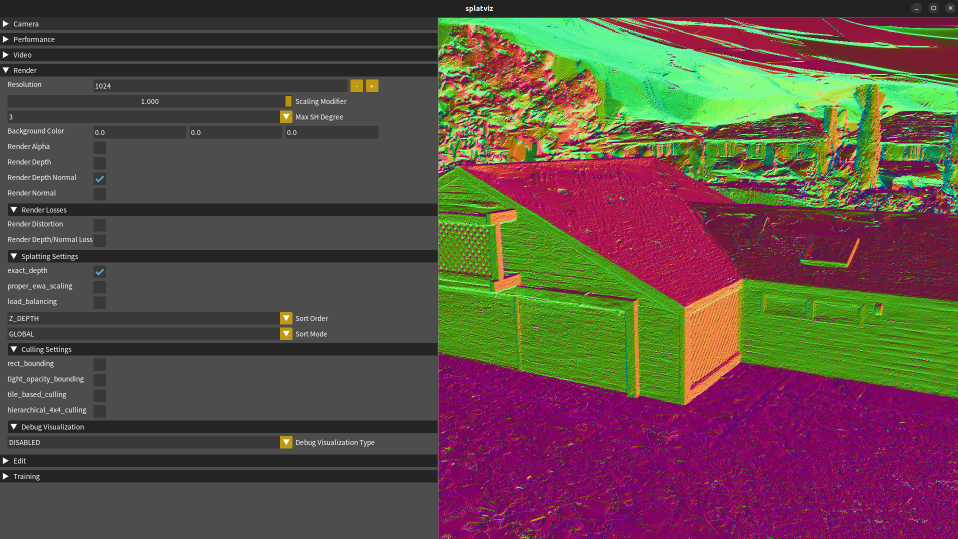
#> input picture SOF/assets/sofviz.png, 1916 x 1077 px (shown at 1/2 size)
$ python evaluate_sr_lr_delta_composition_v0.py --sr_dir ../assets --lr_dir ../assets --output_dir out
#> lines starting #> are read from the running program, lines starting #| are printed output that depends on the picture; after the words box and inside, x2 and y2 are one past the last pixel; in counts of white or black regions, pixels touching at a corner belong together
#!/usr/bin/env python3
from __future__ import annotations

import argparse
import csv
import json
import math
import shutil
from pathlib import Path
from typing import Dict, List, Optional, Sequence, Tuple

import numpy as np
from PIL import Image, ImageDraw
from tqdm import tqdm


IMAGE_EXTS = {".png", ".jpg", ".jpeg", ".webp"}
LUMA = np.asarray([0.2126, 0.7152, 0.0722], dtype=np.float32)


def _parse_args() -> argparse.Namespace:
    parser = argparse.ArgumentParser(
        description=(
            "Evaluate what an SR/VOSR prior adds over an LR/GS render: low-frequency drift, "
            "luma/chroma residuals, high-frequency energy, edge gain, and flat-region noise."
        )
    )
    parser.add_argument("--sr_dir", required=True)
    parser.add_argument("--lr_dir", required=True)
    parser.add_argument("--output_dir", required=True)
    parser.add_argument("--mask_dir", default="", help="Optional trust/edge mask directory.")
    parser.add_argument("--match_policy", default="order_if_needed", choices=["stem", "order", "order_if_needed"])
    parser.add_argument("--limit", type=int, default=0)
    parser.add_argument("--highpass_kernel", type=int, default=9)
    parser.add_argument("--lowpass_kernel", type=int, default=31)
    parser.add_argument("--mask_power", type=float, default=1.5)
    parser.add_argument("--edge_percentile", type=float, default=90.0)
    parser.add_argument("--flat_percentile", type=float, default=45.0)
    parser.add_argument("--debug_limit", type=int, default=12)
    parser.add_argument("--vis_clip", type=float, default=0.10)
    parser.add_argument("--overwrite", action="store_true")
    return parser.parse_args()


def _list_images(root: Path) -> List[Path]:
    if not root.is_dir():
        raise FileNotFoundError(f"Image directory not found: {root}")
    return sorted(p for p in root.iterdir() if p.is_file() and p.suffix.lower() in IMAGE_EXTS)


def _lookup(paths: Sequence[Path]) -> Dict[str, Path]:
    return {p.stem.lower(): p for p in paths}


def _resolve(paths: Sequence[Path], lookup: Dict[str, Path], ref: Path, index: int, policy: str) -> Optional[Path]:
    if policy in {"stem", "order_if_needed"}:
        found = lookup.get(ref.stem.lower())
        if found is not None:
            return found
        if policy == "stem":
            return None
    if policy in {"order", "order_if_needed"} and index < len(paths):
        return paths[index]
    return None


def _load_rgb(path: Path, size: Optional[Tuple[int, int]] = None) -> np.ndarray:
    image = Image.open(path).convert("RGB")
    if size is not None and image.size != size:
        image = image.resize(size, Image.BICUBIC)
    return np.asarray(image, dtype=np.float32) / 255.0


# [5 lines left out: function _load_gray, not called in this run]


def _box_blur_rgb(image: np.ndarray, kernel: int) -> np.ndarray:
    k = max(1, int(kernel))
    if k % 2 == 0:
        k += 1
    if k <= 1:
        return image.astype(np.float32, copy=True)
    pad = k // 2
    padded = np.pad(image.astype(np.float32), ((pad, pad), (pad, pad), (0, 0)), mode="reflect")
    integral = np.pad(padded, ((1, 0), (1, 0), (0, 0)), mode="constant").cumsum(axis=0).cumsum(axis=1)
    return (
        integral[k:, k:]
        - integral[:-k, k:]
        - integral[k:, :-k]
        + integral[:-k, :-k]
    ).astype(np.float32) / float(k * k)


def _box_blur_gray(image: np.ndarray, kernel: int) -> np.ndarray:
    return _box_blur_rgb(image[..., None], kernel)[..., 0]


def _luma(rgb: np.ndarray) -> np.ndarray:
    return np.sum(rgb.astype(np.float32) * LUMA[None, None, :], axis=2)


def _grad_mag(gray: np.ndarray) -> np.ndarray:
    gray = gray.astype(np.float32, copy=False)
    gx = np.zeros_like(gray, dtype=np.float32)
    gy = np.zeros_like(gray, dtype=np.float32)
    gx[:, 1:-1] = 0.5 * (gray[:, 2:] - gray[:, :-2])
    gx[:, 0] = gray[:, 1] - gray[:, 0]
    gx[:, -1] = gray[:, -1] - gray[:, -2]
    gy[1:-1, :] = 0.5 * (gray[2:, :] - gray[:-2, :])
    gy[0, :] = gray[1, :] - gray[0]
    gy[-1, :] = gray[-1, :] - gray[-2]
    return np.sqrt(gx * gx + gy * gy).astype(np.float32)


def _weighted_mean(value: np.ndarray, weight: np.ndarray) -> float:
    value = np.asarray(value, dtype=np.float32)
    weight = np.asarray(weight, dtype=np.float32)
    denom = float(weight.sum())
    if denom <= 1e-8:
        return float("nan")
    return float((value * weight).sum() / denom)


def _weighted_p(value: np.ndarray, weight: np.ndarray, percentile: float) -> float:
    value = np.asarray(value, dtype=np.float32).reshape(-1)
    weight = np.asarray(weight, dtype=np.float32).reshape(-1)
    keep = (weight > 1e-8) & np.isfinite(value)
    if int(keep.sum()) == 0:
        return float("nan")
    value = value[keep]
    weight = weight[keep]
    order = np.argsort(value, kind="stable")
    value = value[order]
    weight = weight[order]
    cdf = np.cumsum(weight)
    threshold = float(percentile) / 100.0 * float(cdf[-1])
    return float(value[min(int(np.searchsorted(cdf, threshold)), value.size - 1)])


def _corr(a: np.ndarray, b: np.ndarray, weight: np.ndarray) -> float:
    a = np.asarray(a, dtype=np.float32).reshape(-1)
    b = np.asarray(b, dtype=np.float32).reshape(-1)
    w = np.asarray(weight, dtype=np.float32).reshape(-1)
    keep = (w > 1e-8) & np.isfinite(a) & np.isfinite(b)
    if int(keep.sum()) < 4:
        return float("nan")
    a = a[keep]
    b = b[keep]
    w = w[keep]
    w = w / max(float(w.sum()), 1e-8)
    ma = float((a * w).sum())
    mb = float((b * w).sum())
    da = a - ma
    db = b - mb
    denom = float(np.sqrt((w * da * da).sum() * (w * db * db).sum()))
    if denom <= 1e-8:
        return float("nan")
    return float((w * da * db).sum() / denom)


def _rgb_delta_chroma(delta: np.ndarray) -> Tuple[np.ndarray, np.ndarray]:
    y = np.sum(delta * LUMA[None, None, :], axis=2)
    u = delta[..., 2] - y
    v = delta[..., 0] - y
    chroma = np.sqrt(0.5 * (u * u + v * v)).astype(np.float32)
    return y.astype(np.float32), chroma


def _abs_rgb_mean(delta: np.ndarray) -> np.ndarray:
    return np.abs(delta).mean(axis=2).astype(np.float32)


def _save_rgb(path: Path, value: np.ndarray) -> None:
    path.parent.mkdir(parents=True, exist_ok=True)
    value = np.clip(np.nan_to_num(value, nan=0.0, posinf=0.0, neginf=0.0), 0.0, 1.0)
    Image.fromarray((value * 255.0 + 0.5).astype(np.uint8), mode="RGB").save(path)


def _save_gray(path: Path, value: np.ndarray) -> None:
    path.parent.mkdir(parents=True, exist_ok=True)
    value = np.clip(np.nan_to_num(value, nan=0.0, posinf=0.0, neginf=0.0), 0.0, 1.0)
    Image.fromarray((value * 255.0 + 0.5).astype(np.uint8), mode="L").save(path)


def _signed_vis(delta: np.ndarray, clip: float) -> np.ndarray:
    return np.clip(0.5 + delta / max(2.0 * float(clip), 1e-8), 0.0, 1.0)


def _gray_vis(value: np.ndarray, clip: float) -> np.ndarray:
    return np.clip(value / max(float(clip), 1e-8), 0.0, 1.0)


def _write_sheet(path: Path, sr: np.ndarray, lr: np.ndarray, delta: np.ndarray, hf: np.ndarray, chroma: np.ndarray, edge_gain: np.ndarray) -> None:
    clip = 0.10
    panels = [
        ("LR", lr),
        ("SR", sr),
        ("signed SR-LR", _signed_vis(delta, clip)),
        ("HF |SR-LR|", np.repeat(_gray_vis(_abs_rgb_mean(hf), clip)[..., None], 3, axis=2)),
        ("chroma delta", np.repeat(_gray_vis(chroma, clip * 0.5)[..., None], 3, axis=2)),
        ("edge gain", np.repeat(_gray_vis(np.maximum(edge_gain, 0.0), 0.03)[..., None], 3, axis=2)),
    ]
    h, w = sr.shape[:2]
    label_h = 24
    sheet = Image.new("RGB", (w * 3, (h + label_h) * 2), (0, 0, 0))
    draw = ImageDraw.Draw(sheet)
    for i, (label, arr) in enumerate(panels):
        x = (i % 3) * w
        y = (i // 3) * (h + label_h)
        img = Image.fromarray((np.clip(arr, 0.0, 1.0) * 255.0 + 0.5).astype(np.uint8), mode="RGB")
        sheet.paste(img, (x, y + label_h))
        draw.text((x + 6, y + 5), label, fill=(255, 255, 255))
    path.parent.mkdir(parents=True, exist_ok=True)
    sheet.save(path)


def _stats(prefix: str, value: np.ndarray, weight: np.ndarray) -> Dict[str, float]:
    return {
        f"{prefix}_mean": _weighted_mean(value, weight),
        f"{prefix}_p90": _weighted_p(value, weight, 90.0),
        f"{prefix}_p99": _weighted_p(value, weight, 99.0),
    }


def _mean_dict(rows: Sequence[Dict[str, float]]) -> Dict[str, float]:
    keys = sorted({k for row in rows for k in row.keys() if isinstance(row.get(k), (float, int))})
    out: Dict[str, float] = {}
    for key in keys:
        vals = np.asarray([float(row[key]) for row in rows if key in row and math.isfinite(float(row[key]))], dtype=np.float64)
        if vals.size > 0:
            out[key] = float(vals.mean())
    return out


def _classify(summary: Dict[str, float]) -> Dict[str, str]:
    def _metric(name: str) -> float:
        if name in summary:
            return float(summary.get(name, float("nan")))
        return float(summary.get(f"{name}_mean", float("nan")))

    chroma_fraction = _metric("delta_chroma_fraction")
    hf_ratio = _metric("delta_hf_band_fraction")
    flat_ratio = _metric("hf_flat_over_edge_ratio")
    low_ratio = _metric("delta_lf_band_fraction")
    labels: List[str] = []
    if math.isfinite(chroma_fraction) and chroma_fraction < 0.20:
        labels.append("mostly_luma_not_color")
    elif math.isfinite(chroma_fraction) and chroma_fraction > 0.40:
        labels.append("contains_chroma_change")
    if math.isfinite(hf_ratio) and hf_ratio > 0.50:
        labels.append("mostly_high_frequency")
    if math.isfinite(low_ratio) and low_ratio > 0.35:
        labels.append("noticeable_low_frequency_drift")
    if math.isfinite(flat_ratio) and flat_ratio > 0.65:
        labels.append("substantial_flat_region_texture_or_noise")
    elif math.isfinite(flat_ratio) and flat_ratio < 0.35:
        labels.append("edge_concentrated")
    return {"summary_label": ",".join(labels) if labels else "mixed_or_unclear"}


def main() -> None:
    args = _parse_args()
    sr_dir = Path(args.sr_dir).expanduser().resolve()
    lr_dir = Path(args.lr_dir).expanduser().resolve()
    mask_dir = Path(args.mask_dir).expanduser().resolve() if str(args.mask_dir) else None
    output_dir = Path(args.output_dir).expanduser().resolve()
    if output_dir.exists() and any(output_dir.iterdir()) and not bool(args.overwrite):
        raise FileExistsError(f"Output dir is not empty; use --overwrite: {output_dir}")
    if output_dir.exists() and bool(args.overwrite):
        shutil.rmtree(output_dir)
    output_dir.mkdir(parents=True, exist_ok=True)
    debug_root = output_dir / "debug"
    sheet_root = output_dir / "sheet"

    sr_paths = _list_images(sr_dir)
    lr_paths = _list_images(lr_dir)
    mask_paths = _list_images(mask_dir) if mask_dir is not None and mask_dir.is_dir() else []
    if int(args.limit) > 0:
        sr_paths = sr_paths[: int(args.limit)]
    lr_lookup = _lookup(lr_paths)
    mask_lookup = _lookup(mask_paths)

    rows: List[Dict[str, float]] = []
    frames: List[Dict[str, object]] = []
    for index, sr_path in enumerate(tqdm(sr_paths, desc="SR-LR delta")):
        lr_path = _resolve(lr_paths, lr_lookup, sr_path, index, str(args.match_policy))
        if lr_path is None:
            continue
        sr = _load_rgb(sr_path)
        size = (sr.shape[1], sr.shape[0])
        lr = _load_rgb(lr_path, size=size)
        if mask_paths:
            mask_path = _resolve(mask_paths, mask_lookup, sr_path, index, str(args.match_policy))
            trust = _load_gray(mask_path, size=size) if mask_path is not None else np.ones(sr.shape[:2], dtype=np.float32)
        else:
            mask_path = None
            trust = np.ones(sr.shape[:2], dtype=np.float32)
        trust = np.clip(trust, 0.0, 1.0) ** max(float(args.mask_power), 0.0)

        delta = (sr - lr).astype(np.float32)
        delta_y, delta_chroma = _rgb_delta_chroma(delta)
        delta_abs = _abs_rgb_mean(delta)
        delta_gray_like = (
            (np.max(delta, axis=2) - np.min(delta, axis=2)) < (1.0 / 255.0)
        ).astype(np.float32)

        blur_hi = _box_blur_rgb(delta, int(args.highpass_kernel))
        blur_lo = _box_blur_rgb(delta, int(args.lowpass_kernel))
        delta_hf = delta - blur_hi
        delta_mf = blur_hi - blur_lo
        delta_lf = blur_lo
        hf_abs = _abs_rgb_mean(delta_hf)
        mf_abs = _abs_rgb_mean(delta_mf)
        lf_abs = _abs_rgb_mean(delta_lf)

        sr_y = _luma(sr)
        lr_y = _luma(lr)
        sr_edge = _grad_mag(sr_y)
#> in _grad_mag, `gy[1:-1, :] = 0.5 * (gray[2:, :] - gray[:-2, :])`:
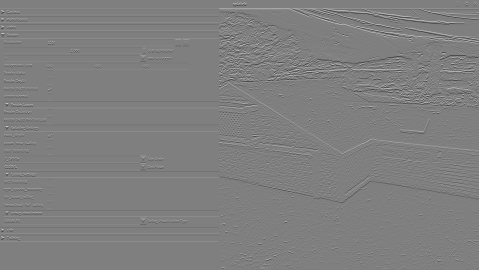
#> gy: shape (1077, 1916) float32 (shown at 1/4 size); min -0.427, max 0.427, mean 9.2e-05; drawn with min black and max white
#> in _grad_mag, `return np.sqrt(gx * gx + gy * gy).astype(np.float32)`:
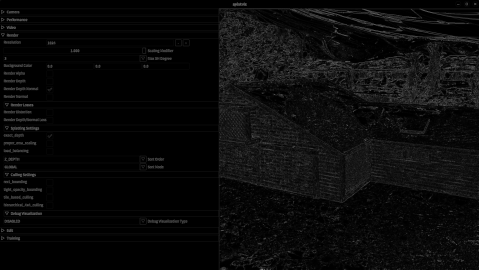
#> returned value: shape (1077, 1916) float32 (shown at 1/4 size); min 0, max 0.701, mean 0.0415
        lr_edge = _grad_mag(lr_y)
        edge_gain = sr_edge - lr_edge
        edge_thr = max(float(np.percentile(sr_edge, float(args.edge_percentile))), 1e-8)
#> edge_thr = 0.128
        flat_thr = max(float(np.percentile(lr_edge, float(args.flat_percentile))), 1e-8)
#> flat_thr = 0.00168
        edge_region = (sr_edge >= edge_thr).astype(np.float32)
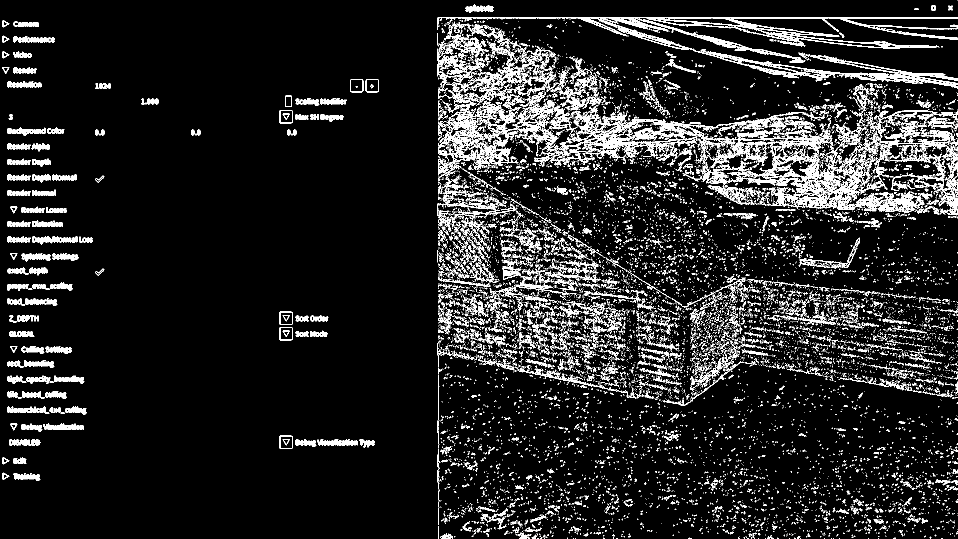
#> edge_region: shape (1077, 1916) float32 (shown at 1/2 size); values 0 (black) and 1 (white), 10% white in thin lines or dots
        flat_region = (lr_edge <= flat_thr).astype(np.float32)
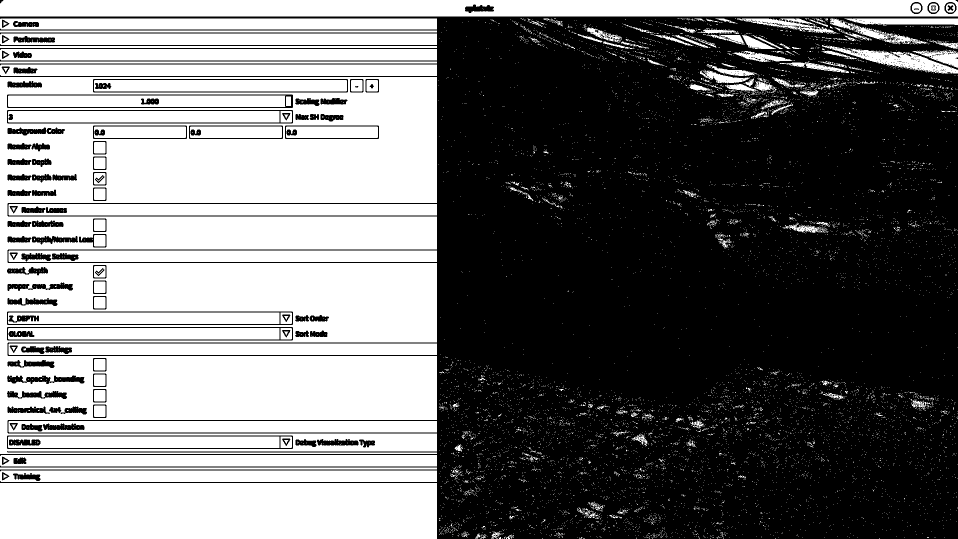
#> flat_region: shape (1077, 1916) float32 (shown at 1/2 size); values 0 (black) and 1 (white), 45% white; 9144 white regions (8927 under 20 px), largest, box (x1, y1, x2, y2) and area: (0, 154, 874, 908) 425085, (0, 966, 874, 1077) 97014, (0, 0, 1916, 33) 61163

        total_band = hf_abs + mf_abs + lf_abs + 1e-8
        chroma_total = np.abs(delta_y) + delta_chroma + 1e-8
        row: Dict[str, float] = {
            "index": float(index),
            "mask_mean": float(trust.mean()),
            "delta_gray_like_ratio": _weighted_mean(delta_gray_like, trust),
            "delta_chroma_fraction": _weighted_mean(delta_chroma / chroma_total, trust),
            "delta_hf_band_fraction": _weighted_mean(hf_abs / total_band, trust),
            "delta_mf_band_fraction": _weighted_mean(mf_abs / total_band, trust),
            "delta_lf_band_fraction": _weighted_mean(lf_abs / total_band, trust),
            "edge_gain_positive_mean": _weighted_mean(np.maximum(edge_gain, 0.0), trust),
            "edge_gain_negative_mean": _weighted_mean(np.maximum(-edge_gain, 0.0), trust),
            "new_edge_ratio": _weighted_mean(((sr_edge >= edge_thr) & (lr_edge < edge_thr)).astype(np.float32), trust),
            "strengthened_edge_ratio": _weighted_mean(((sr_edge > lr_edge * 1.2) & (sr_edge >= edge_thr)).astype(np.float32), trust),
            "hf_vs_sr_edge_corr": _corr(hf_abs, sr_edge, trust),
            "hf_vs_edge_gain_corr": _corr(hf_abs, np.maximum(edge_gain, 0.0), trust),
            "hf_flat_energy": _weighted_mean(hf_abs, trust * flat_region),
            "hf_edge_energy": _weighted_mean(hf_abs, trust * edge_region),
            "hf_flat_over_edge_ratio": _weighted_mean(hf_abs, trust * flat_region)
            / max(_weighted_mean(hf_abs, trust * edge_region), 1e-8),
        }
#> in _weighted_mean, `denom = float(weight.sum())`: denom = 2063532
#> in _corr, `ma = float((a * w).sum())`: ma = 0
#> in _corr, `mb = float((b * w).sum())`: mb = 0.0415
#> in _corr, `denom = float(np.sqrt((w * da * da).sum() * (w * db * db).sum()))`: denom = 0
        row.update(_stats("delta_abs", delta_abs, trust))
#> in _weighted_p, `threshold = float(percentile) / 100.0 * float(cdf[-1])`: threshold = 1857178.8
        row.update(_stats("delta_luma_abs", np.abs(delta_y), trust))
        row.update(_stats("delta_chroma_abs", delta_chroma, trust))
        row.update(_stats("delta_hf_abs", hf_abs, trust))
        row.update(_stats("delta_mf_abs", mf_abs, trust))
        row.update(_stats("delta_lf_abs", lf_abs, trust))
        rows.append(row)
        frames.append(
            {
                "stem": sr_path.stem,
                "sr": str(sr_path),
                "lr": str(lr_path),
                "mask": str(mask_path) if mask_path is not None else None,
                "metrics": row,
            }
        )

        if index < int(args.debug_limit):
            stem = sr_path.stem
            _save_rgb(debug_root / "delta_signed" / f"{stem}.png", _signed_vis(delta, float(args.vis_clip)))
            _save_gray(debug_root / "delta_abs" / f"{stem}.png", _gray_vis(delta_abs, float(args.vis_clip)))
            _save_gray(debug_root / "delta_hf_abs" / f"{stem}.png", _gray_vis(hf_abs, float(args.vis_clip)))
            _save_gray(debug_root / "delta_chroma_abs" / f"{stem}.png", _gray_vis(delta_chroma, float(args.vis_clip) * 0.5))
            _save_gray(debug_root / "edge_gain_pos" / f"{stem}.png", _gray_vis(np.maximum(edge_gain, 0.0), 0.03))
            _write_sheet(sheet_root / f"{stem}.png", sr, lr, delta, delta_hf, delta_chroma, edge_gain)
#> the loop in _write_sheet, `for i, (label, arr) in enumerate(panels):` made 6 passes
#> (label, x, y) on passes 1 to 4: ('LR', 0, 0), ('SR', 1916, 0), ('signed SR-LR', 3832, 0), ('HF |SR-LR|', 0, 1101)
#> after the loop in _write_sheet, `for i, (label, arr) in enumerate(panels):`:
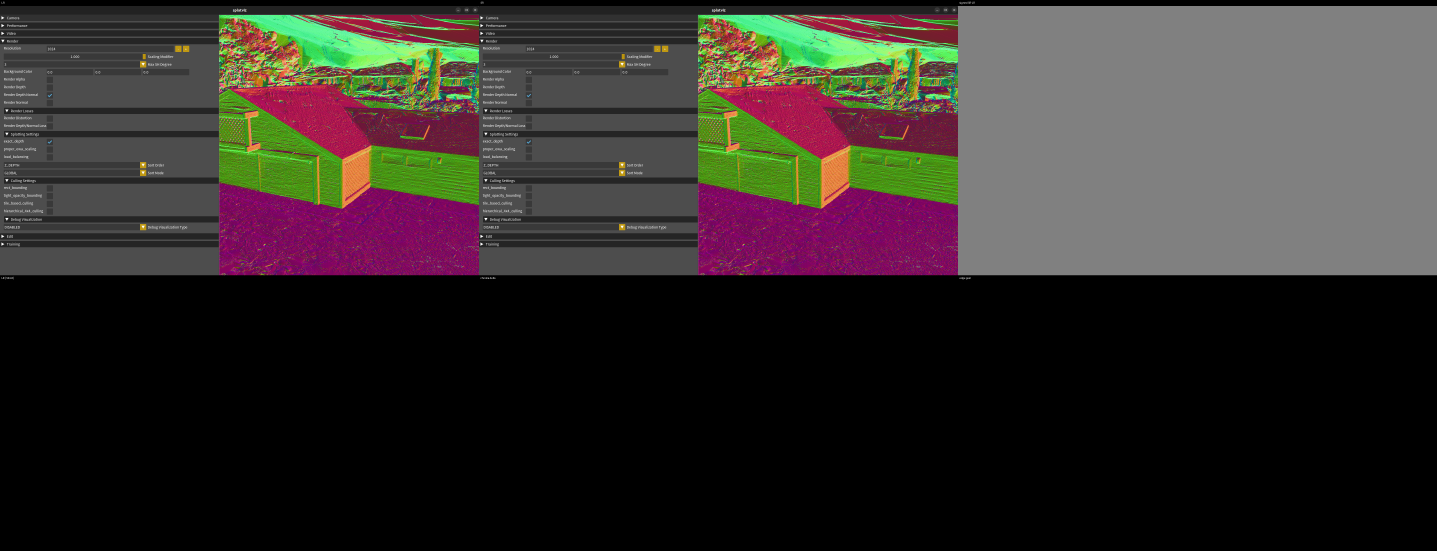
#> sheet: PIL image 5748x2202 RGB (shown at 1/4 size); mean R, G, B 51.2, 45.7, 43.3

    summary = _mean_dict(rows)
#> in _mean_dict, `keys = sorted({k for row in rows for k in row.keys() if isinstance(row..`: keys = 34 items, first 6: 'delta_abs_mean', 'delta_abs_p90', 'delta_abs_p99', 'delta_chroma_abs_mean', 'delta_chroma_abs_p90', 'delta_chroma_abs_p99'
#> the loop in _mean_dict, `for key in keys:` made 34 passes
#> (key, vals) on passes 1 to 4: ('delta_abs_mean', [0]), ('delta_abs_p90', [0]), ('delta_abs_p99', [0]), ('delta_chroma_abs_mean', [0])
#> after the loop in _mean_dict, `for key in keys:`: out = 32 items
#> summary = 32 items
    summary.update(_classify(summary))
    payload = {
        "version": "evaluate_sr_lr_delta_composition_v0",
        "sr_dir": str(sr_dir),
        "lr_dir": str(lr_dir),
        "mask_dir": str(mask_dir) if mask_dir is not None else None,
        "output_dir": str(output_dir),
        "match_policy": str(args.match_policy),
        "num_frames": len(rows),
        "highpass_kernel": int(args.highpass_kernel),
        "lowpass_kernel": int(args.lowpass_kernel),
        "summary": summary,
        "frames": frames,
    }
    (output_dir / "summary.json").write_text(json.dumps(payload, indent=2, ensure_ascii=False), encoding="utf-8")
    with (output_dir / "per_frame.csv").open("w", newline="", encoding="utf-8") as handle:
        fieldnames = sorted({k for row in rows for k in row.keys()})
#> fieldnames has the same summary as keys in _mean_dict
        writer = csv.DictWriter(handle, fieldnames=fieldnames)
        writer.writeheader()
        for row in rows:
            writer.writerow(row)
#> this loop made 1 pass
    print(f"[sr-lr-delta-v0] frames: {len(rows)}")
#| [sr-lr-delta-v0] frames: 1
    print(json.dumps(summary, indent=2, ensure_ascii=False))
#> (printed output is left out)
    print(f"[sr-lr-delta-v0] summary: {output_dir / 'summary.json'}")
    print(f"[sr-lr-delta-v0] sheet  : {sheet_root}")


if __name__ == "__main__":
    main()
